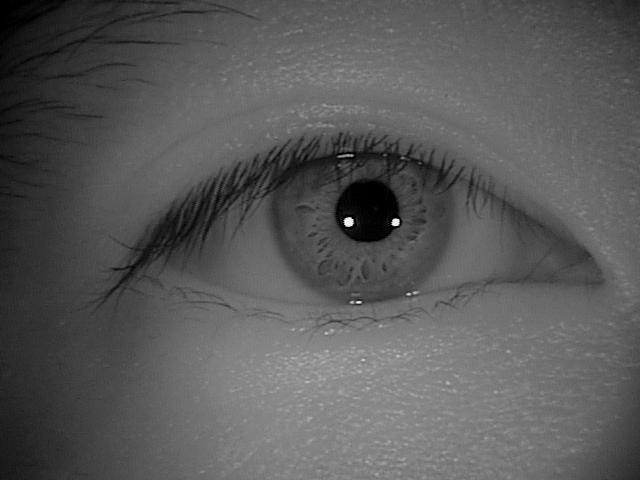
%> input picture project_iris/CASIA-Iris-Samples/990/L/S5990L00.jpg, 640 x 480 px
$ octave --eval "result = augmentData(imread('CASIA-Iris-Samples/990/L/S5990L00.jpg'));"   (GNU Octave 9; MATLAB toolbox functions it lacks are replaced by stand-ins)
%> lines starting %> are read from the running program, lines starting %| are printed output that depends on the picture; in (x1, y1, x2, y2) boxes, pixels count from 0 and x2, y2 are one past the last pixel; in counts of white or black regions, pixels touching at a corner belong together; the program's own positions count from 1
### project_iris/RandomCrop.m

function [I_rc] = RandomCrop(I, crop_size)
%> called with crop_size = [400 600]
[h w]=size(I);
%> h = 480; w = 640

hc=crop_size(1);
wc=crop_size(2);
x_start=randi((h-hc));
x_end=x_start+hc-1;
%> x_end = 467
y_start=randi((w-wc));
y_end=y_start+wc-1;
%> y_end = 616
I_rc=I(x_start:x_end,y_start:y_end);
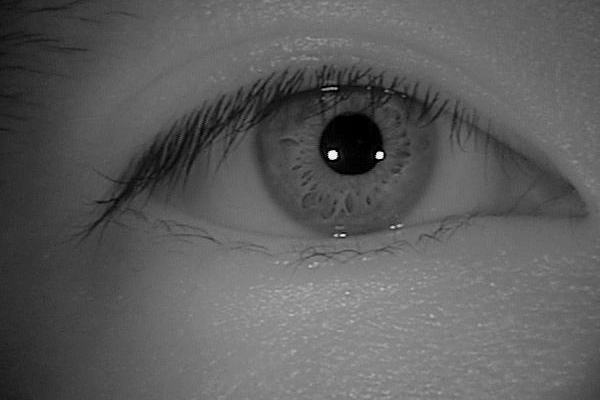
%> I_rc: size 400x600 uint8; min 0, max 254, mean 92.4
end

### project_iris/RandomRotate.m


function Ir = RandomRotate(I)
rotation= -5 + (5+5)*rand(1,1)
Ir=imrotate(I,rotation,'bilinear','crop');
end

### project_iris/BlurryMotion.m

function I_blur=BlurryMotion(I)
h = fspecial('motion', 25, 20);
I_blur = imfilter(I, h);
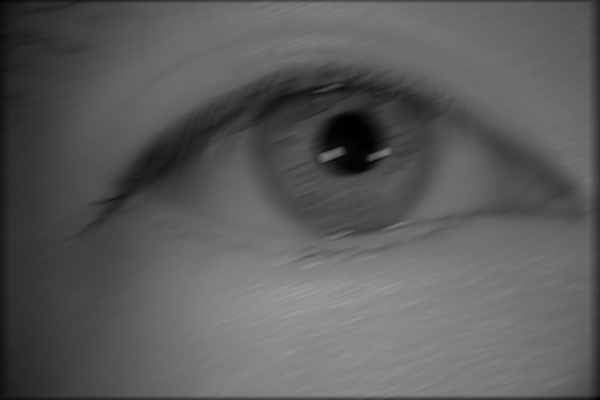
%> I_blur: size 400x600 uint8; min 0, max 155, mean 91.3
end

### project_iris/ColorJitter.m
function [I_jittered] = ColorJitter(I,brightness,contrast,hue,saturation)
%> called with brightness = 0.45, contrast = 0.2, hue = 0, saturation = 0
brightness=100+brightness*(200-100);
I1=I+brightness;
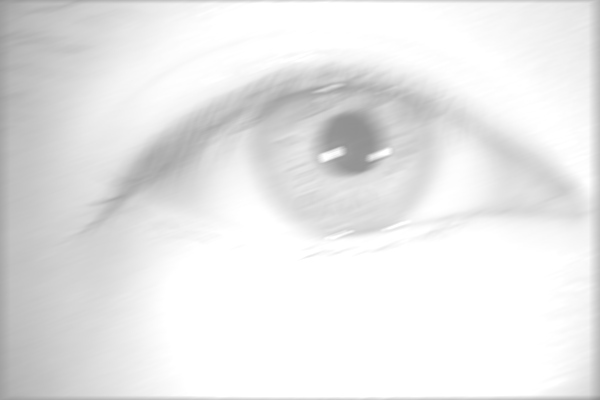
%> I1: size 400x600 uint8; min 145, max 255, mean 231.9

I2=imadjust(I1,[0,1],[contrast,1]);

if length(size(I))==3
    hsvI=rgb2hsv(I2);
    hsvI(:,:,1)=hsvI(:,:,1)*hue;
    I3=hsv2rgb(hsvI);

end


if length(size(I))==3
    hsvI=rgb2hsv(I3);
    hsvI(:,:,2)=hsvI(:,:,2)*saturation;
    I4=hsv2rgb(hsvI);

end

if length(size(I))==3
    I_changed=I2;
else
    I_changed=I2;
end
[h w]=size(I);
%> h = 400; w = 600
crop_size=[200 100];
hc=crop_size(1);
wc=crop_size(2);
x_start=randi((h-hc));
x_end=x_start+hc-1;
%> x_end = 280
y_start=randi((w-wc));
y_end=y_start+wc-1;
%> y_end = 251
I_big=I;
I_big(x_start:x_end,y_start:y_end)=I_changed(x_start:x_end,y_start:y_end);
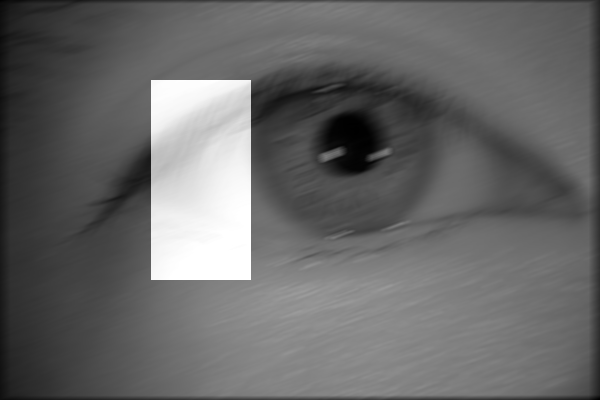
%> I_big: size 400x600 uint8; 8.33% of pixels changed, all inside (x1, y1, x2, y2) = (151, 80, 251, 280)
I_jittered=I_big;
end

### project_iris/augmentData.m
function [I_aug]= augmentData(I)
crop_size=[400 600];
[I_rc] = RandomCrop(I, crop_size);
Ir = RandomRotate(I_rc);
I_blur=BlurryMotion(Ir);
brightness=0.45;
contrast=0.2;
hue=0;
saturation=0;
[I_jittered] = ColorJitter(I_blur,brightness,contrast,hue,saturation);
I_aug=I_jittered;

end
